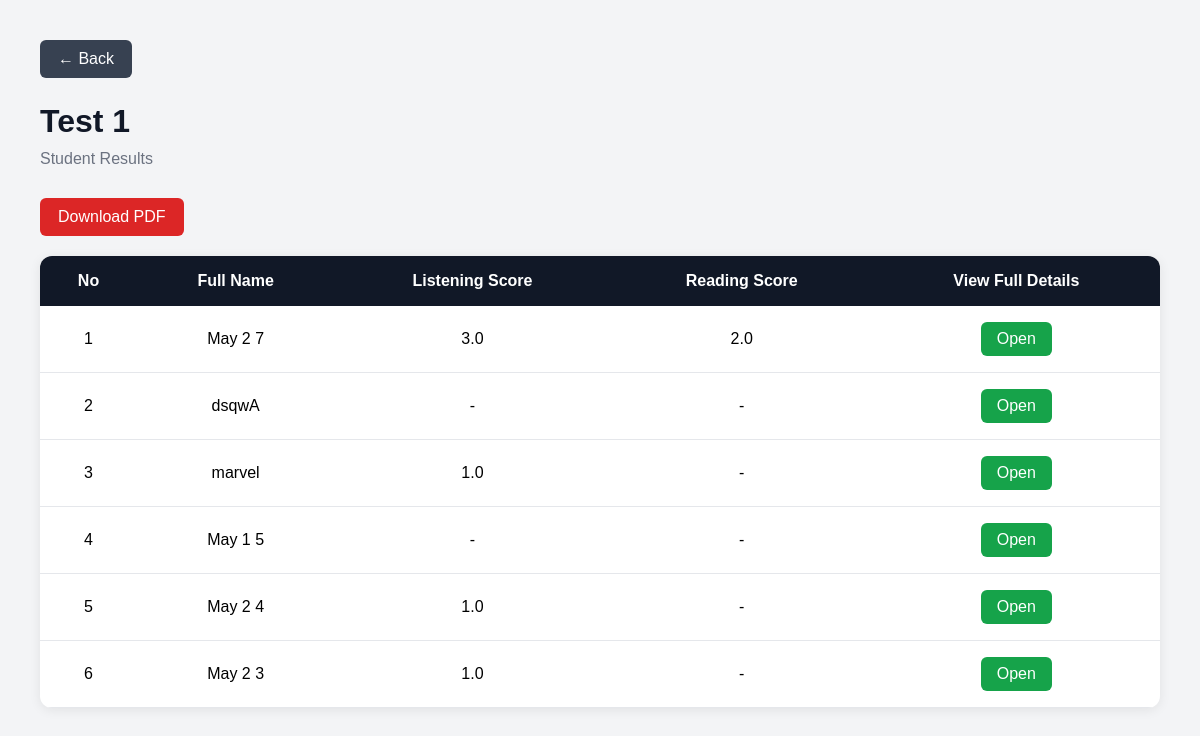
The app's page /results/1/ with its own data.
### core/models.py (models this page shows, shortened)
class ExamSession(models.Model):
    name        = models.CharField(max_length=150)          # shown in dropdown
    description = models.CharField(max_length=300, blank=True)
    is_open     = models.BooleanField(default=True)         # admin can open/close
    author = models.ForeignKey(settings.AUTH_USER_MODEL, on_delete=models.CASCADE)
    created_at  = models.DateTimeField(auto_now_add=True)

class ResultsTable(models.Model):
    exam_session = models.ForeignKey(           # ← new
        ExamSession,
        on_delete=models.SET_NULL,
        null=True, blank=True,
        related_name='results'
    )
    session_id = models.CharField(max_length=50, primary_key=True, unique=True)
    username = models.CharField(max_length=100)
    session_date = models.DateTimeField(auto_now_add=True)

class ListeningResults(models.Model):
    session = models.OneToOneField(
        'ResultsTable',
        on_delete=models.CASCADE,
        primary_key=True
        )
    test = models.ForeignKey(
        'ListeningTest',
        on_delete=models.SET_NULL,
        null=True,
        blank=True
        )
    listening_row_answers = models.JSONField()
    listening_correct_count = models.IntegerField()
    listening_mark = models.DecimalField(max_digits=2, decimal_places=1)

class ReadingResults(models.Model):
    session = models.OneToOneField('ResultsTable', on_delete=models.CASCADE, primary_key=True)
    test = models.ForeignKey('ReadingTest', on_delete=models.SET_NULL, null=True)
    reading_row_answers = models.JSONField()
    reading_correct_count = models.IntegerField()
    reading_mark = models.DecimalField(max_digits=2, decimal_places=1)

### core/views.py (the view)
# urls.py: path('results/<str:session_id>/', views.view_results_detail, name='view_results_detail'),
def view_results_detail(request, session_id):
    exam_session = get_object_or_404(
        ExamSession,
        id=session_id
    )
    results = ResultsTable.objects.filter(
        exam_session=exam_session
    ).order_by('-session_date')
    students = []
    for index, result in enumerate(results, start=1):
        listening = ListeningResults.objects.filter(
            session=result
        ).first()
        reading = ReadingResults.objects.filter(
            session=result
        ).first()
        writing = WritingResults.objects.filter(
            session=result
        ).first()
        students.append({
            'number': index,
            'result': result,
            'listening': listening,
            'reading': reading,
            'writing': writing,
        })
    return render(request, 'core/results_detail.html', {
        'exam_session': exam_session,
        'students': students,
    })

### core/templates/core/results_detail.html (shortened to what this page needs)
<!DOCTYPE html>
<html lang="en">
<head>
</head>
<body>
    <div class="container">
        <a
            href="{% url 'view_results' %}"
            class="back-btn"
        >
            ← Back
        </a>
        <h1 class="page-title">
            {{ exam_session.name }}
        </h1>
        <p class="page-subtitle">
            Student Results
        </p>
        <a
            href="{% url 'download_session_pdf' exam_session.id %}"
            class="download-btn"
        >
            Download PDF
        </a>
        <div class="table-wrapper">
            <table>
                <thead>
                    <tr>
                        <th>No</th>
                        <th>Full Name</th>
                        <th>Listening Score</th>
                        <th>Reading Score</th>
                        <th>View Full Details</th>
                    </tr>
                </thead>
                <tbody>
                    {% for student in students %}
                    <tr>
                        <td>
                            {{ student.number }}
                        </td>
                        <td>
                            {{ student.result.username }}
                        </td>
                        <td>
                            {% if student.listening %}
                                {{ student.listening.listening_mark }}
                            {% else %}
                                -
                            {% endif %}
                        </td>
                        <td>
                            {% if student.reading %}
                                {{ student.reading.reading_mark }}
                            {% else %}
                                -
                            {% endif %}
                        </td>
                        <td>
                            <a
                                href="{% url 'student_full_result' student.result.session_id %}"
                                class="details-btn"
                            >
                                Open
                            </a>
                        </td>
                    </tr>
                    {% endfor %}
                </tbody>
            </table>
        </div>
    </div>
</body>
</html>

### core/templates/core/results_detail.html (style rules this page uses)
* { margin: 0; padding: 0; box-sizing: border-box; font-family: Arial, sans-serif; }
body { background: #f3f4f6; padding: 40px; }
.container { max-width: 1400px; margin: auto; }
.page-title { font-size: 2rem; margin-bottom: 10px; color: #111827; }
.page-subtitle { color: #6b7280; margin-bottom: 30px; }
.table-wrapper { background: white; border-radius: 12px; overflow: hidden; box-shadow: 0 2px 12px rgba(0,0,0,0.08); }
table { width: 100%; border-collapse: collapse; }
thead { background: #111827; color: white; }
th { padding: 16px; text-align: center; font-weight: 600; }
td { padding: 16px; border-bottom: 1px solid #e5e7eb; text-align: center; }
.details-btn { display: inline-block; background: #16a34a; color: white; text-decoration: none; padding: 8px 16px; border-radius: 6px; transition: 0.2s; }
.back-btn { display: inline-block; margin-bottom: 25px; background: #374151; color: white; text-decoration: none; padding: 10px 18px; border-radius: 6px; }
.download-btn { display: inline-block; margin-bottom: 20px; background: #dc2626; color: white; text-decoration: none; padding: 10px 18px; border-radius: 6px; }

### records on screen
ExamSession: name "Test 1"
ResultsTable: number "1", result.username "May 2 7", listening.listening_mark "3.0", reading.reading_mark "2.0"
ResultsTable: number "2", result.username "dsqwA"
ResultsTable: number "3", result.username "marvel", listening.listening_mark "1.0"
ResultsTable: number "4", result.username "May 1 5"
ResultsTable: number "5", result.username "May 2 4", listening.listening_mark "1.0"
ResultsTable: number "6", result.username "May 2 3", listening.listening_mark "1.0"
